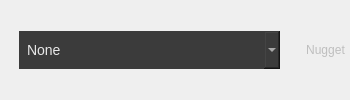
     <widget class="QWidget" name="deviceBar" native="true">
      <layout class="QHBoxLayout" name="horizontalLayout_4">
       <property name="spacing">
        <number>1</number>
       </property>
       <property name="leftMargin">
        <number>0</number>
       </property>
       <property name="topMargin">
        <number>0</number>
       </property>
       <property name="rightMargin">
        <number>0</number>
       </property>
       <property name="bottomMargin">
        <number>0</number>
       </property>
       <item>
        <widget class="QWidget" name="horizontalWidget_2" native="true">
         <property name="minimumSize">
          <size>
           <width>300</width>
           <height>0</height>
          </size>
         </property>
         <layout class="QHBoxLayout" name="horizontalLayout_19">
          <property name="spacing">
           <number>1</number>
          </property>
          <property name="leftMargin">
           <number>0</number>
          </property>
          <property name="topMargin">
           <number>0</number>
          </property>
          <property name="rightMargin">
           <number>0</number>
          </property>
          <property name="bottomMargin">
           <number>0</number>
          </property>
          <item>
           <widget class="QWidget" name="horizontalWidget_3" native="true">
            <property name="sizePolicy">
             <sizepolicy hsizetype="Preferred" vsizetype="Preferred">
              <horstretch>0</horstretch>
              <verstretch>0</verstretch>
             </sizepolicy>
            </property>
            <layout class="QHBoxLayout" name="horizontalLayout_15">
             <property name="spacing">
              <number>0</number>
             </property>
             <property name="leftMargin">
              <number>0</number>
             </property>
             <property name="topMargin">
              <number>0</number>
             </property>
             <property name="rightMargin">
              <number>0</number>
             </property>
             <property name="bottomMargin">
              <number>0</number>
             </property>
             <item>
              <widget class="QToolButton" name="toolButton_6">
               <property name="enabled">
                <bool>false</bool>
               </property>
               <property name="styleSheet">
                <string notr="true">QToolButton {
	border-top-right-radius: 0px;
	border-bottom-right-radius: 0px;
}</string>
               </property>
               <property name="icon">
                <iconset>
                 <normaloff>:/icon/phone.svg</normaloff>:/icon/phone.svg</iconset>
               </property>
              </widget>
             </item>
             <item>
              <widget class="QComboBox" name="devicePicker">
               <property name="styleSheet">
                <string notr="true">#devicePicker {
	background-color: #3b3b3b;
    border: none;
    color: #e8e8e8;
    font-size: 14px;
    min-height: 38px;
	min-width: 35px;
	padding-left: 8px;
}

#devicePicker::drop-down {
    image: url(:/icon/caret-down-fill.svg);
	icon-size: 16px;
    subcontrol-position: right center;
	margin-right: 8px;
}

#devicePicker QAbstractItemView {
	background-color: #3b3b3b;
    outline: none;
	margin-top: 1px;
}

#devicePicker QAbstractItemView::item {
	background-color: #3b3b3b;
	color: #e8e8e8;
	min-height: 38px;
    padding-left: 8px;
}

#devicePicker QAbstractItemView::item:hover {
    background-color: #535353;
    color: #ffffff;
}</string>
               </property>
               <property name="currentIndex">
                <number>-1</number>
               </property>
               <property name="placeholderText">
                <string>None</string>
               </property>
               <property name="duplicatesEnabled">
                <bool>true</bool>
               </property>
              </widget>
             </item>
            </layout>
           </widget>
          </item>
          <item>
           <widget class="QToolButton" name="refreshBtn">
            <property name="styleSheet">
             <string notr="true">QToolButton {
	border-radius: 0px;
}</string>
            </property>
            <property name="icon">
             <iconset>
              <normaloff>:/icon/arrow-clockwise.svg</normaloff>:/icon/arrow-clockwise.svg</iconset>
            </property>
            <property name="checkable">
             <bool>false</bool>
            </property>
            <property name="toolButtonStyle">
             <enum>Qt::ToolButtonIconOnly</enum>
            </property>
            <property name="cls" stdset="0">
             <string>btn</string>
            </property>
           </widget>
          </item>
         </layout>
        </widget>
       </item>
       <item>
        <widget class="QToolButton" name="titleBar">
         <property name="enabled">
          <bool>false</bool>
         </property>
         <property name="sizePolicy">
          <sizepolicy hsizetype="Expanding" vsizetype="Fixed">
           <horstretch>0</horstretch>
           <verstretch>0</verstretch>
          </sizepolicy>
         </property>
         <property name="styleSheet">
          <string notr="true">QToolButton {
	border-top-left-radius: 0px;
	border-bottom-left-radius: 0px;
}</string>
         </property>
         <property name="text">
          <string>Nugget</string>
         </property>
        </widget>
       </item>
      </layout>
     </widget>
